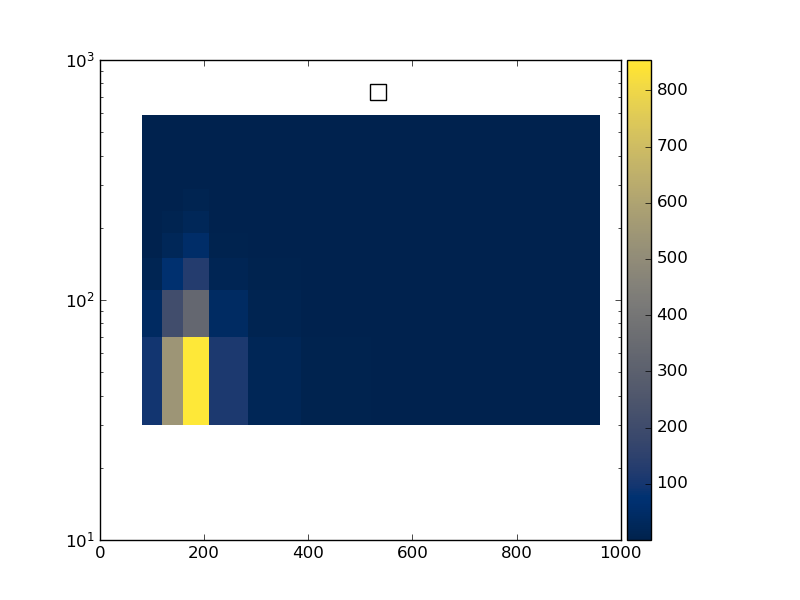

The Python source for this figure:
#! /usr/bin/env python

# This Python script was auto-generated using YODA v2.0.1.
# Analysis object: /WbWb_singlelepton/m_bw_pT_lep1
# Timestamp: 12-01-2026 (12:51:18)

import matplotlib as mpl
import matplotlib.pyplot as plt
mpl.use('Agg') # comment out for interactive use
import os
import numpy as np

plotDir = os.path.split(os.path.realpath(__file__))[0]
if 'YODA_USER_PLOT_PATH' in globals():
    plot_outdir = globals()['YODA_USER_PLOT_PATH']
else:
    plot_outdir = plotDir

#plot style
plt.style.use(os.path.join(plotDir, '../default.mplstyle'))

plt.rcParams['text.usetex'] = False
plt.style.use(['classic'])
plt.rc('font', family='DejaVu Sans')
# plot metadata
figW, figH = plt.rcParams['figure.figsize']
ax_xLabel = r''
ax_yLabel = r''
ax_zLabel = r''
ax_title  = r''
ax_xScale = 'linear'
ax_yScale = 'log'
ax_zScale = 'linear'
yLims = (10, 100)

# TeX-friendly labels for the legend
labels = [ r"WbWb\_Slurm\_Template\_171" ]

# Adjust canvas width and height
canvasW = 10
canvasH = 10
figW *= canvasW/10.
figH *= canvasH/9.

# Create figure and axis objects
fig, ax = plt.subplots(1, 1)

# Set figure margins
plt.subplots_adjust(
    left   = 1.0 * plt.rcParams['figure.subplot.left'],
    right  = 1.0 * plt.rcParams['figure.subplot.right'],
    top    = 1.0 * plt.rcParams['figure.subplot.top'],
    bottom = 1.0 * plt.rcParams['figure.subplot.bottom'])

ax.yaxis.set_minor_locator(mpl.ticker.LogLocator(
base=10.0, subs=[i for i in np.arange(0, 1, 0.1)], numticks=np.inf))

# Color map: curve index -> color
colors = {0: '#EE3311', 1: '#3366FF', 2: '#109618', 3: '#FF9900', 4: '#990099'}


# the numerical data is stored in a separate file
dataf = dict()
exec(open(os.path.split(__file__)[0] + '/m_bw_pT_lep1__data.py').read(), dataf)

legend_handles = dict() # keep track of handles for the legend
# reference data in main panel
cmap = 'cividis'
xbin_cent = np.unique(dataf['xpoints'])
ybin_cent = np.unique(dataf['ypoints'])
X, Y = np.meshgrid(xbin_cent, ybin_cent)
Z = np.array(dataf['zpoints']).reshape(X.shape[::-1])
pc = ax.pcolormesh(X, Y, Z.T, cmap=cmap, shading='auto')
cbar = fig.colorbar(pc, orientation='vertical', ax=ax, pad=0.01)
cbar.set_label(ax_zLabel)
# style options for curves
# starts at zorder>=5 to draw curve on top of legend

legend_pos = (0.5, 0.97)
ax.legend(legend_handles, labels, loc='upper left', bbox_to_anchor=legend_pos)

ax.set_xlabel(ax_xLabel)
ax.set_ylabel(ax_yLabel, loc='top')
ax.set_title(ax_title, loc='left')
ax.set_xscale(ax_xScale)
ax.set_yscale(ax_yScale)

# tick formatting
plt.rcParams['xtick.top'] = True
plt.rcParams['ytick.right'] = True
plt.savefig(os.path.join(plot_outdir, 'm_bw_pT_lep1.pdf'), format='PDF')
plt.savefig(os.path.join(plot_outdir, 'm_bw_pT_lep1.png'), format='PNG')

plt.close(fig)
